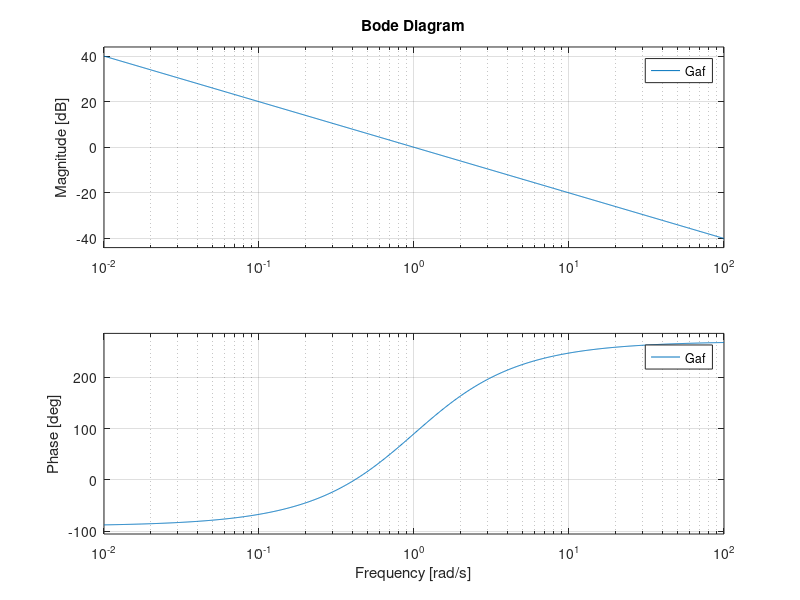
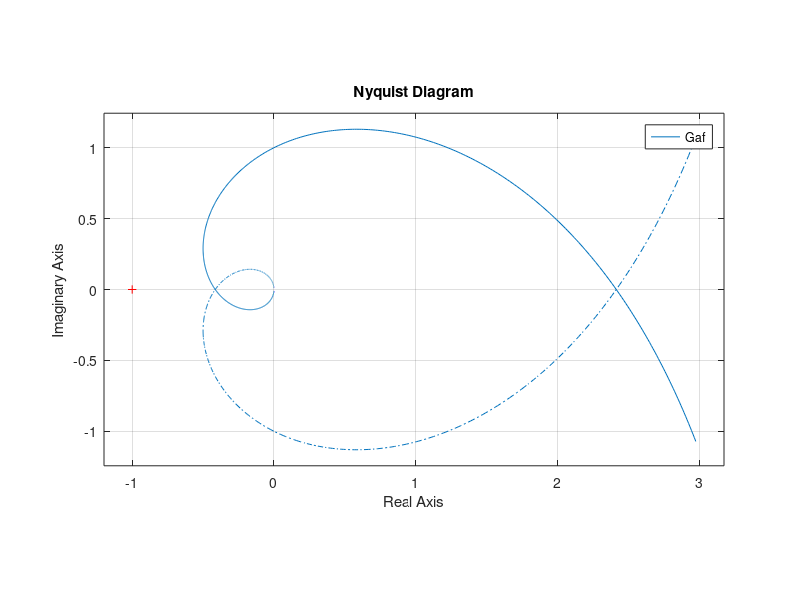

The MATLAB source for these figures, in order:
clear all
close all
s=tf('s');
Kr=1;
F1=(s+1)/(s-1);
F2=(s+1)/(s*(s-1));
Gaf=F1*F2;
bode(Gaf)
figure,nyquist(Gaf)
axis equal